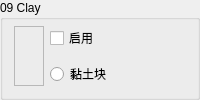
                 <widget class="QGroupBox" name="Base09">
                  <property name="sizePolicy">
                   <sizepolicy hsizetype="Expanding" vsizetype="Minimum">
                    <horstretch>0</horstretch>
                    <verstretch>0</verstretch>
                   </sizepolicy>
                  </property>
                  <property name="minimumSize">
                   <size>
                    <width>30</width>
                    <height>0</height>
                   </size>
                  </property>
                  <property name="maximumSize">
                   <size>
                    <width>16777215</width>
                    <height>16777215</height>
                   </size>
                  </property>
                  <property name="autoFillBackground">
                   <bool>true</bool>
                  </property>
                  <property name="title">
                   <string>09 Clay</string>
                  </property>
                  <property name="flat">
                   <bool>false</bool>
                  </property>
                  <layout class="QGridLayout" name="gridLayout_31">
                   <property name="topMargin">
                    <number>0</number>
                   </property>
                   <property name="bottomMargin">
                    <number>3</number>
                   </property>
                   <item row="0" column="1">
                    <widget class="QCheckBox" name="Enable09">
                     <property name="sizePolicy">
                      <sizepolicy hsizetype="Expanding" vsizetype="Fixed">
                       <horstretch>0</horstretch>
                       <verstretch>0</verstretch>
                      </sizepolicy>
                     </property>
                     <property name="text">
                      <string>启用</string>
                     </property>
                    </widget>
                   </item>
                   <item row="0" column="2">
                    <spacer name="horizontalSpacer_20">
                     <property name="orientation">
                      <enum>Qt::Horizontal</enum>
                     </property>
                     <property name="sizeHint" stdset="0">
                      <size>
                       <width>40</width>
                       <height>20</height>
                      </size>
                     </property>
                    </spacer>
                   </item>
                   <item row="1" column="1">
                    <widget class="QRadioButton" name="is09Clay">
                     <property name="text">
                      <string>黏土块</string>
                     </property>
                     <property name="icon">
                      <iconset resource="BlockTextures.qrc">
                       <normaloff>:/new/Textures/Slope/block/clay.png</normaloff>:/new/Textures/Slope/block/clay.png</iconset>
                     </property>
                    </widget>
                   </item>
                   <item row="0" column="0" rowspan="2">
                    <widget class="QLabel" name="Color09">
                     <property name="minimumSize">
                      <size>
                       <width>30</width>
                       <height>0</height>
                      </size>
                     </property>
                     <property name="font">
                      <font>
                       <family>微软雅黑</family>
                       <pointsize>9</pointsize>
                      </font>
                     </property>
                     <property name="frameShape">
                      <enum>QFrame::StyledPanel</enum>
                     </property>
                     <property name="text">
                      <string/>
                     </property>
                    </widget>
                   </item>
                  </layout>
                 </widget>
